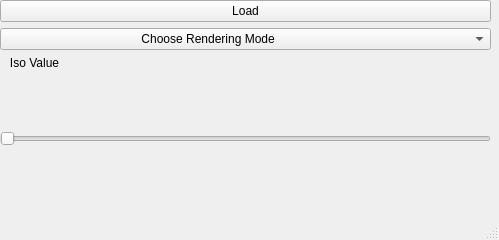
<?xml version="1.0" encoding="UTF-8"?>
<ui version="4.0">
 <class>MainWindow</class>
 <widget class="QMainWindow" name="MainWindow">
  <property name="geometry">
   <rect>
    <x>0</x>
    <y>0</y>
    <width>499</width>
    <height>240</height>
   </rect>
  </property>
  <property name="windowTitle">
   <string>MainWindow</string>
  </property>
  <widget class="QWidget" name="centralwidget">
   <widget class="QWidget" name="gridLayoutWidget">
    <property name="geometry">
     <rect>
      <x>0</x>
      <y>0</y>
      <width>491</width>
      <height>201</height>
     </rect>
    </property>
    <layout class="QGridLayout" name="gridLayout">
     <item row="4" column="0">
      <widget class="QSlider" name="slider">
       <property name="orientation">
        <enum>Qt::Horizontal</enum>
       </property>
      </widget>
     </item>
     <item row="1" column="0">
      <widget class="QComboBox" name="comboBox">
       <item>
        <property name="text">
         <string>                                         Choose Rendering Mode</string>
        </property>
       </item>
       <item>
        <property name="text">
         <string>                                                Surface Rendering</string>
        </property>
       </item>
       <item>
        <property name="text">
         <string>                                                       Ray Casting</string>
        </property>
       </item>
      </widget>
     </item>
     <item row="5" column="0">
      <spacer name="verticalSpacer">
       <property name="orientation">
        <enum>Qt::Vertical</enum>
       </property>
       <property name="sizeHint" stdset="0">
        <size>
         <width>20</width>
         <height>40</height>
        </size>
       </property>
      </spacer>
     </item>
     <item row="0" column="0">
      <widget class="QPushButton" name="pushButton">
       <property name="text">
        <string>Load</string>
       </property>
      </widget>
     </item>
     <item row="2" column="0">
      <widget class="QLabel" name="label">
       <property name="text">
        <string>   Iso Value</string>
       </property>
      </widget>
     </item>
     <item row="3" column="0">
      <spacer name="verticalSpacer_2">
       <property name="orientation">
        <enum>Qt::Vertical</enum>
       </property>
       <property name="sizeHint" stdset="0">
        <size>
         <width>20</width>
         <height>40</height>
        </size>
       </property>
      </spacer>
     </item>
    </layout>
   </widget>
  </widget>
  <widget class="QMenuBar" name="menubar">
   <property name="geometry">
    <rect>
     <x>0</x>
     <y>0</y>
     <width>499</width>
     <height>22</height>
    </rect>
   </property>
  </widget>
  <widget class="QStatusBar" name="statusbar"/>
 </widget>
 <resources/>
 <connections/>
</ui>
